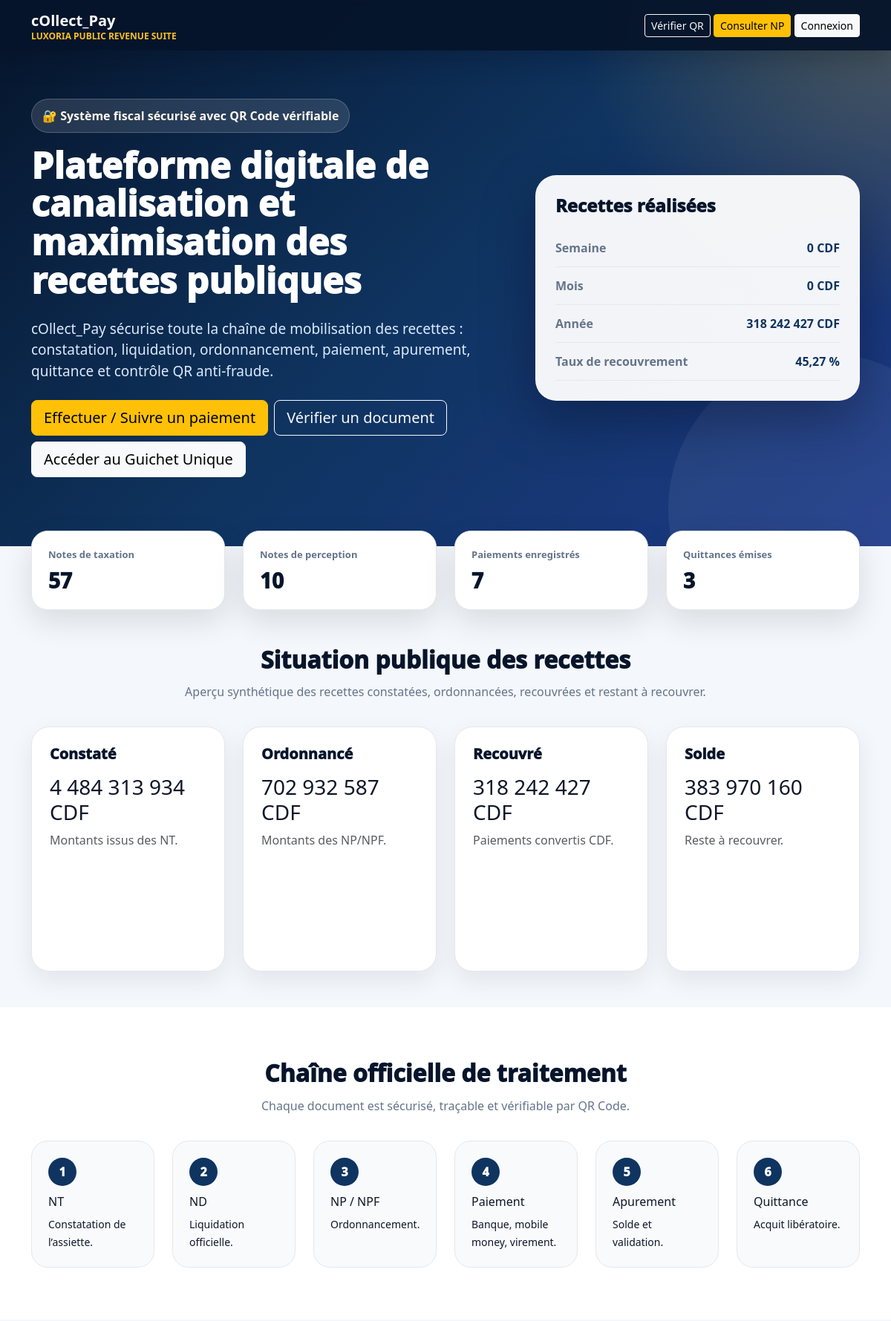
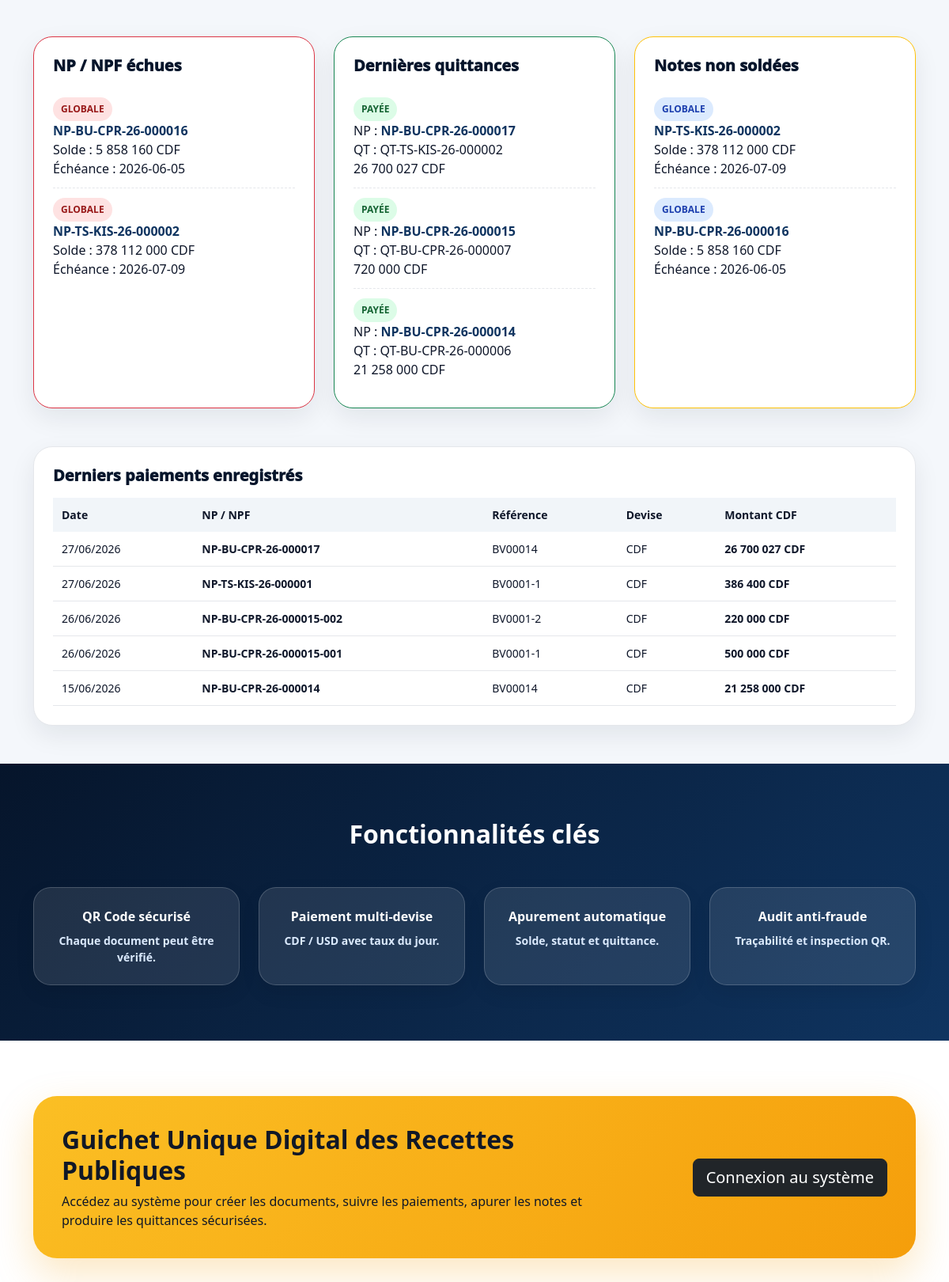
The page / (upper part) on the database its author committed (2 pictures, top to bottom).
### tables this page shows
CREATE TABLE `notes_perception` (
  `id` int(11) NOT NULL,
  `numero_np` varchar(80) NOT NULL,
  `note_debit_id` int(11) NOT NULL,
  `date_ordonnancement` date DEFAULT NULL,
  `date_echeance` date DEFAULT NULL,
  `montant_total` decimal(18,2) DEFAULT 0.00,
  `penalite_recouvrement` decimal(18,2) DEFAULT 0.00,
  `banque_id` int(11) DEFAULT NULL,
  `compte_bancaire` varchar(150) DEFAULT NULL,
  `est_fractionnee` tinyint(1) DEFAULT 0,
  `statut_fractionnement` enum('aucun','en_cours','fractionnee') DEFAULT 'aucun',
  `statut` enum('en_attente','non_payee','partiellement_payee','payee','defaillante','annulee') DEFAULT 'en_attente',
  `user_ordonnateur_id` int(11) DEFAULT NULL,
  `created_at` timestamp NOT NULL DEFAULT current_timestamp(),
  `type_np` enum('globale','fractionnee') DEFAULT 'globale',
  `np_mere_id` int(11) DEFAULT NULL,
  `avis_fractionnement_id` int(11) DEFAULT NULL,
  `numero_tranche` int(11) DEFAULT NULL,
  `declarant_nom` varchar(150) DEFAULT NULL,
  `montant_initial` decimal(18,2) DEFAULT 0.00,
  `montant_paye` decimal(18,2) DEFAULT 0.00,
  `solde_restant` decimal(18,2) DEFAULT 0.00,
  `date_emission` datetime DEFAULT NULL,
  `annotation_autorite` text DEFAULT NULL,
  `sceau_appose` tinyint(1) DEFAULT 0,
  `penalite_assiette` decimal(18,2) DEFAULT 0.00
);

CREATE TABLE `quittances` (
  `id` int(11) NOT NULL,
  `numero_quittance` varchar(80) NOT NULL,
  `apurement_id` int(11) NOT NULL,
  `montant_acquitte` decimal(18,2) NOT NULL,
  `qr_hash` text DEFAULT NULL,
  `qr_data` text DEFAULT NULL,
  `date_emission` timestamp NOT NULL DEFAULT current_timestamp(),
  `user_comptable_id` int(11) DEFAULT NULL,
  `penalite_assiette` decimal(18,2) DEFAULT 0.00,
  `penalite_recouvrement` decimal(18,2) DEFAULT 0.00,
  `nom_receptionniste` varchar(150) DEFAULT NULL,
  `fonction_receptionniste` varchar(150) DEFAULT NULL,
  `signature_receptionniste` varchar(255) DEFAULT NULL,
  `date_signature_receptionniste` datetime DEFAULT NULL,
  `date_signature_comptable` datetime DEFAULT NULL,
  `observation_signature` text DEFAULT NULL
);

CREATE TABLE `paiements` (
  `id` int(11) NOT NULL,
  `note_perception_id` int(11) DEFAULT NULL,
  `fraction_id` int(11) DEFAULT NULL,
  `date_paiement` date NOT NULL,
  `montant_paye` decimal(18,2) NOT NULL,
  `devise` enum('CDF','USD','EUR') NOT NULL DEFAULT 'CDF',
  `taux_change` decimal(18,4) NOT NULL DEFAULT 1.0000,
  `montant_converti_cdf` decimal(18,2) NOT NULL,
  `mode_paiement_id` int(11) NOT NULL,
  `banque` varchar(150) DEFAULT NULL,
  `numero_compte` varchar(150) DEFAULT NULL,
  `intitule_compte` varchar(200) DEFAULT NULL,
  `reference_transaction` varchar(150) DEFAULT NULL,
  `compte_credite` varchar(150) DEFAULT NULL,
  `type_carte` varchar(80) DEFAULT NULL,
  `banque_emettrice` varchar(150) DEFAULT NULL,
  `numero_carte_masque` varchar(50) DEFAULT NULL,
  `banque_beneficiaire` varchar(150) DEFAULT NULL,
  `reseau_mobile_money` varchar(80) DEFAULT NULL,
  `telephone_mobile_money` varchar(30) DEFAULT NULL,
  `titulaire_mobile_money` varchar(150) DEFAULT NULL,
  `justificatif` varchar(255) DEFAULT NULL,
  `observation` text DEFAULT NULL,
  `statut` enum('enregistre','apure_partiel','apure_total','annule') DEFAULT 'enregistre',
  `user_comptable_id` int(11) DEFAULT NULL,
  `created_at` timestamp NOT NULL DEFAULT current_timestamp()
);

### index.php (the view, shortened to what the rows shown need)
<?php
function publicDb()
{
    global $pdo;
    if (isset($pdo) && $pdo instanceof PDO) {
        return $pdo;
    }
    return null;
}
$db = publicDb();
function safePublic($v) {
    return htmlspecialchars((string)($v ?? '-'), ENT_QUOTES, 'UTF-8');
}
function moneyPublic($n) {
    return number_format((float)$n, 0, ',', ' ') . ' CDF';
}
function fetchAllPublic($db, $sql) {
    try {
        $stmt = $db->query($sql);
        return $stmt ? $stmt->fetchAll(PDO::FETCH_ASSOC) : [];
    } catch (Throwable $e) {
        return [];
    }
}
$npDefaillantes = fetchAllPublic($db, "
    SELECT
        numero_np,
        type_np,
        montant_initial,
        solde_restant,
        date_echeance
    FROM notes_perception
    WHERE statut <> 'payee'
    AND date_echeance IS NOT NULL
    AND date_echeance < CURDATE()
    ORDER BY date_echeance ASC
    LIMIT 5
");
$notesPayees = fetchAllPublic($db, "
    SELECT
        np.numero_np,
        q.numero_quittance,
        q.montant_acquitte,
        q.date_emission
    FROM quittances q
    JOIN apurements a ON q.apurement_id = a.id
    JOIN notes_perception np ON a.reference_id = np.id
    ORDER BY q.date_emission DESC
    LIMIT 5
");
$notesNonPayees = fetchAllPublic($db, "
    SELECT
        numero_np,
        type_np,
        montant_initial,
        solde_restant,
        date_echeance
    FROM notes_perception
    WHERE statut <> 'payee'
    ORDER BY created_at DESC
    LIMIT 5
");
$derniersPaiements = fetchAllPublic($db, "
    SELECT
        p.reference_transaction,
        p.montant_converti_cdf,
        p.devise,
        COALESCE(p.date_paiement, p.created_at) AS date_paiement,
        np.numero_np
    FROM paiements p
    LEFT JOIN notes_perception np ON p.note_perception_id = np.id
    ORDER BY p.created_at DESC
    LIMIT 5
");
?>
<!DOCTYPE html>
<html lang="fr">
<head>
    <link href="https://cdn.jsdelivr.net/npm/bootstrap@5.3.3/dist/css/bootstrap.min.css" rel="stylesheet">
    <link href="assets/css/public.css" rel="stylesheet">
</head>
<body>
<section class="hero">
    <div class="container position-relative">
        <div class="row align-items-center g-5">
            <div class="col-lg-7">
                <h1>Plateforme digitale de canalisation et maximisation des recettes publiques</h1>
            </div>
        </div>
    </div>
</section>
<section class="container py-5">
    <div class="text-center">
        <h2 class="section-title">Situation publique des recettes</h2>
    </div>
</section>
<section class="workflow">
    <div class="container">
        <div class="text-center">
            <h2 class="section-title">Chaîne officielle de traitement</h2>
        </div>
    </div>
</section>
<section class="container py-5">
    <div class="row g-4">
        <div class="col-lg-4">
            <div class="premium-card border-danger">
                <h5>NP / NPF échues</h5>
                <?php foreach($npDefaillantes as $np): ?>
                    <div class="mini-item">
                        <span class="badge-soft badge-red"><?= strtoupper(safePublic($np['type_np'])) ?></span><br>
                        <strong><?= safePublic($np['numero_np']) ?></strong><br>
                        Solde : <?= moneyPublic($np['solde_restant']) ?><br>
                        Échéance : <?= safePublic($np['date_echeance']) ?>
                    </div>
                <?php endforeach; ?>
            </div>
        </div>
        <div class="col-lg-4">
            <div class="premium-card border-success">
                <h5>Dernières quittances</h5>
                <?php foreach($notesPayees as $n): ?>
                    <div class="mini-item">
                        <span class="badge-soft badge-green">PAYÉE</span><br>
                        NP : <strong><?= safePublic($n['numero_np']) ?></strong><br>
                        QT : <?= safePublic($n['numero_quittance']) ?><br>
                        <?= moneyPublic($n['montant_acquitte']) ?>
                    </div>
                <?php endforeach; ?>
            </div>
        </div>
        <div class="col-lg-4">
            <div class="premium-card border-warning">
                <h5>Notes non soldées</h5>
                <?php foreach($notesNonPayees as $n): ?>
                    <div class="mini-item">
                        <span class="badge-soft"><?= strtoupper(safePublic($n['type_np'])) ?></span><br>
                        <strong><?= safePublic($n['numero_np']) ?></strong><br>
                        Solde : <?= moneyPublic($n['solde_restant']) ?><br>
                        Échéance : <?= safePublic($n['date_echeance']) ?>
                    </div>
                <?php endforeach; ?>
            </div>
        </div>
    </div>
</section>
<section class="container pb-5">
    <div class="premium-card">
        <div class="table-responsive">
            <table class="public-table">
                <tr>
                    <th>Date</th>
                    <th>NP / NPF</th>
                    <th>Référence</th>
                    <th>Devise</th>
                    <th>Montant CDF</th>
                </tr>
                <?php foreach($derniersPaiements as $p): ?>
                    <tr>
                        <td><?= safePublic(date('d/m/Y', strtotime($p['date_paiement']))) ?></td>
                        <td><strong><?= safePublic($p['numero_np']) ?></strong></td>
                        <td><?= safePublic($p['reference_transaction']) ?></td>
                        <td><?= safePublic($p['devise']) ?></td>
                        <td><strong><?= moneyPublic($p['montant_converti_cdf']) ?></strong></td>
                    </tr>
                <?php endforeach; ?>
            </table>
        </div>
    </div>
</section>
<section class="features">
    <div class="container">
        <h2 class="text-center mb-5 fw-bold">Fonctionnalités clés</h2>
    </div>
</section>
<section class="cta-section">
    <div class="container">
        <div class="cta-box">
            <div class="row align-items-center g-4">
                <div class="col-lg-8">
                    <h2 class="fw-bold">Guichet Unique Digital des Recettes Publiques</h2>
                </div>
            </div>
        </div>
    </div>
</section>
</body>
</html>

### rows shown on the page
notes_perception: type_np "GLOBALE", numero_np "NP-BU-CPR-26-000016", solde_restant "5 858 160 CDF", date_echeance "2026-06-05"
notes_perception: type_np "GLOBALE", numero_np "NP-TS-KIS-26-000002", solde_restant "378 112 000 CDF", date_echeance "2026-07-09"
quittances: notes_perception.numero_np "NP-BU-CPR-26-000017", numero_quittance "QT-TS-KIS-26-000002", montant_acquitte "26 700 027 CDF"
quittances: notes_perception.numero_np "NP-BU-CPR-26-000015", numero_quittance "QT-BU-CPR-26-000007", montant_acquitte "720 000 CDF"
quittances: notes_perception.numero_np "NP-BU-CPR-26-000014", numero_quittance "QT-BU-CPR-26-000006", montant_acquitte "21 258 000 CDF"
paiements: date_paiement "27/06/2026", note_perception.numero_np "NP-BU-CPR-26-000017", reference_transaction "BV00014", devise "CDF", montant_converti_cdf "26 700 027 CDF"
paiements: date_paiement "27/06/2026", note_perception.numero_np "NP-TS-KIS-26-000001", reference_transaction "BV0001-1", devise "CDF", montant_converti_cdf "386 400 CDF"
paiements: date_paiement "26/06/2026", note_perception.numero_np "NP-BU-CPR-26-000015-002", reference_transaction "BV0001-2", devise "CDF", montant_converti_cdf "220 000 CDF"
paiements: date_paiement "26/06/2026", note_perception.numero_np "NP-BU-CPR-26-000015-001", reference_transaction "BV0001-1", devise "CDF", montant_converti_cdf "500 000 CDF"
paiements: date_paiement "15/06/2026", note_perception.numero_np "NP-BU-CPR-26-000014", reference_transaction "BV00014", devise "CDF", montant_converti_cdf "21 258 000 CDF"

### other values the page prints
moneyPublic($totalSemaine) "0 CDF"
moneyPublic($totalMois) "0 CDF"
moneyPublic($totalAnnee) "318 242 427 CDF"
$tauxRecouvrement "45,27"
$totalNT "57"
$totalNP "10"
$totalPaiements "7"
$totalQuittances "3"
moneyPublic($totalConstatation) "4 484 313 934 CDF"
moneyPublic($totalOrdonnance) "702 932 587 CDF"
moneyPublic($totalRecouvre) "318 242 427 CDF"
moneyPublic($totalSolde) "383 970 160 CDF"
